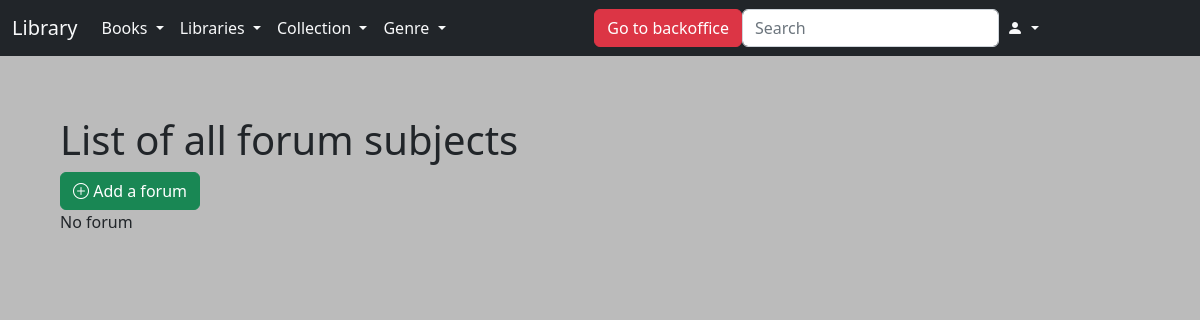
The page /lib/forum/list on the database as committed earlier.
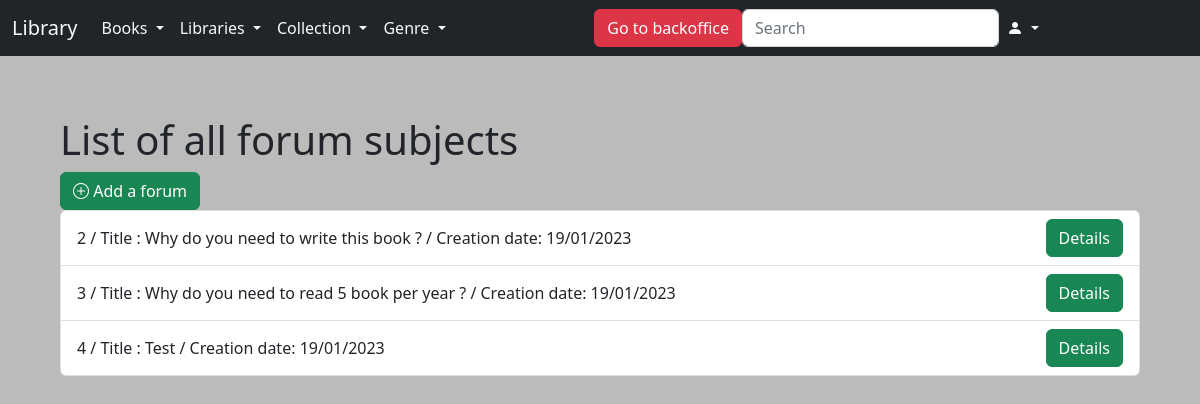
The same page on the database as committed later.
### lib/models.py (models this page shows)
class Forum(models.Model):
    title = models.CharField(max_length=200)
    text = models.TextField(max_length=500, null=True)
    creation_date = models.DateTimeField(auto_now_add=True)
    modification_date = models.DateTimeField(auto_now=True)

### lib/views.py (the view)
# urls.py: path('forum/list', views.list_forum, name='list_forum'),
def list_forum(request):
    return render(request, 'lib/forum/list_forum.html')

### library/context_processors.py (called while the page is built)
def extras(request):
    libraries = Library.objects.all()
    genre = Genre.objects.all()
    collection = Collection.objects.all()
    users = User.objects.all().order_by('-date_joined')
    userdata = UserData.objects.all()
    books = Books.objects.all()
    instances = InstanceBook.objects.all()
    lecture_group = LectureGroup.objects.all()
    lecturer = Lecturer.objects.all()
    forum = Forum.objects.all()
    return {
        'context_libraries': libraries,
        'context_genre': genre,
        'context_collection': collection,
        'context_users': users,
        'context_user_data': userdata,
        'context_books': books,
        'context_instances': instances,
        'context_lecture_group': lecture_group,
        'context_lecturer': lecturer,
        'context_forums': forum,
    }

### lib/templates/lib/forum/list_forum.html (shortened to what this page needs)
{% extends 'lib/index.html' %}
{% block content %}
  {% load permission_tags %}
  <h1>List of all forum subjects</h1>
  <a class="btn btn-success" href="{% url 'add_forum' %}" role="button">
    <i class="bi bi-plus-circle"></i> Add a forum
  </a>
  <ul class="list-group">
    {% if context_forums %}
        {% for fo in context_forums %}
            <li class="list-group-item d-flex justify-content-between align-items-center">
                    {{ fo.pk }} / Title : {{ fo.title }} / Creation date: {{ fo.creation_date|date:"d/m/Y" }}
                <div>
                  <a class="btn btn-success" href="{% url 'forum_page' fo.pk %}" role="button">
                    Details
                  </a>
                </div>
            </li>
        {% endfor %}
        {% else %}
        No forum
    {% endif %}
  </ul>
{% endblock content %}

Rows that differ between the two databases and show on the page:
added Forum: pk "2", title "Why do you need to write this book ?", creation_date "19/01/2023"
added Forum: pk "3", title "Why do you need to read 5 book per year ?", creation_date "19/01/2023"
added Forum: pk "4", title "Test", creation_date "19/01/2023"
Other text that changed with them:
text no longer shown: "No forum"
